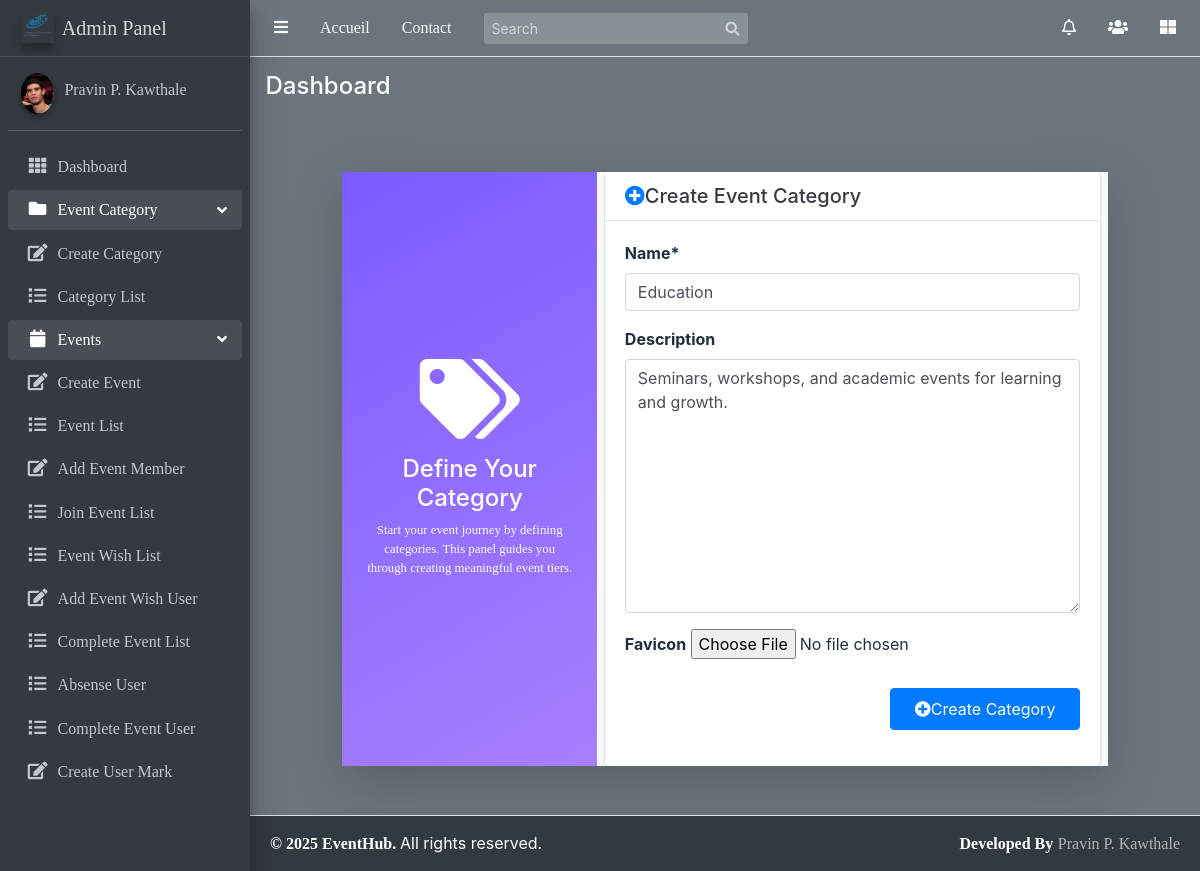
Screenshot of /Events/category-update/6/ (signed in) with the database file from the repository.
### Event/models.py (models this page shows, shortened)
class Category(models.Model):
    name = models.CharField(max_length=100, unique=True)
    description = models.TextField(blank=True)
    slug = models.SlugField(unique=True, blank=True)
    favicon = models.ImageField(upload_to='category_favicons/', null=True, blank=True)

### Event/views.py (the view)
# urls.py: path('category-update/<int:pk>/', views.CategoryUpdate.as_view(), name='category_update'),
class CategoryUpdate(LoginRequiredMixin,UserPassesTestMixin,UpdateView):
    model=Category
    fields=['name','description','favicon']
    template_name = 'Event/category_form.html'
    success_url=reverse_lazy('category_list')
    def test_func(self):
        return self.request.user.is_superuser

### user/context_processors.py (called while the page is built)
def notifications(request):
    if request.user.is_authenticated:
        navbar_notifications = Notification.objects.filter(
            receiver=request.user
        ).order_by('-timestamp')[:5]  # latest 5 notifications
        navbar_unread_count = Notification.objects.filter(
            receiver=request.user,
            is_read=False
        ).count()
    else:
        navbar_notifications = []
        navbar_unread_count = 0
    return {
        'navbar_notifications': navbar_notifications,
        'navbar_unread_count': navbar_unread_count
    }

### templates/Event/category_form.html (shortened to what this page needs)
{% extends 'base/base.html' %}
{% load crispy_forms_tags %}
{% block content %}
<div class="container py-5">
    <div class="row justify-content-center">
        <div class="col-lg-10">
            <div class="row g-0 shadow-lg rounded-4 overflow-hidden">
                <div class="col-md-4 d-flex flex-column justify-content-center align-items-center text-center text-white p-4"
                     style="background: linear-gradient(150deg, #7b5cff, #a77fff);">
                    <i class="fas fa-tags fa-5x mb-3"></i>
                    <h4 class="fw-semibold mb-2">Define Your Category</h4>
                    <p class="small text-light mb-0">
                        Start your event journey by defining categories. This panel guides you through creating meaningful event tiers.
                    </p>
                </div>
                <div class="col-md-8 bg-light">
                    <div class="card border-0 h-100">
                        <div class="card-header bg-white border-bottom">
                            <h5 class="mb-0 fw-semibold text-dark">
                                <i class="fas fa-plus-circle me-2 text-primary"></i>Create Event Category
                            </h5>
                        </div>
                        <div class="card-body">
                            <form method="post" enctype="multipart/form-data" id="categoryForm">
                                <div class="mb-3">
                                    {{ form.name|as_crispy_field }}
                                </div>
                                <div class="mb-3">
                                    {{ form.description|as_crispy_field }}
                                </div>
                                <div class="mb-3">
                                    <label for="{{ form.favicon.id_for_label }}" class="form-label fw-semibold">Favicon</label>
                                    {{ form.favicon }}
                                </div>
                                <div class="d-flex justify-content-end mt-4">
                                    <button type="submit" class="btn btn-primary px-4 py-2">
                                        <i class="fas fa-plus-circle me-2"></i>Create Category
                                    </button>
                                </div>
                            </form>
                        </div>
                    </div>
                </div>
            </div>
        </div>
    </div>
</div>
{% endblock content %}

### rows the page displays
Category: name "Education", description "Seminars, workshops, and academic events for learning and growth."
